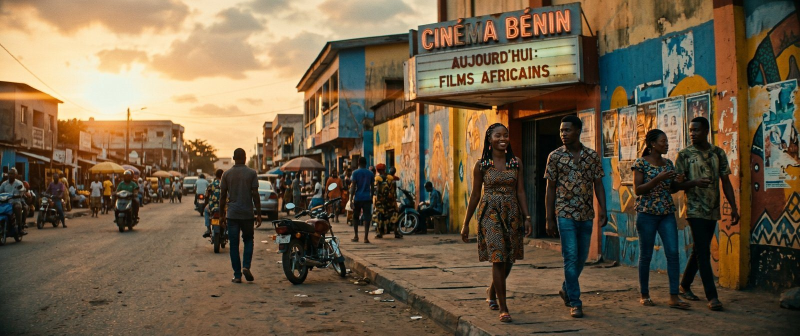
#> input picture assets/img/hero.jpg, 1600 x 672 px (shown at 1/2 size); its folder holds only this picture in this run
$ python process_images.py
#> lines starting #> are read from the running program, lines starting #| are printed output that depends on the picture
#> further down, im0 is the input picture: PIL image 1600x672 RGB; mean R, G, B 111.9, 94.2, 70.4
from PIL import Image, ImageEnhance, ImageFilter
import os, glob

SRC = "/home/user/benincine/assets/img"
OUT = "/home/user/benincine/assets/img"
os.makedirs(OUT, exist_ok=True)

def save(im, path, q=84):
    im.save(path, "JPEG", quality=q, optimize=True, progressive=True)
    return os.path.getsize(path)//1024

def fit_cover(im, w, h):
#> called with w = 1920, h = 1080
    sr, tr = im.width/im.height, w/h
#> sr = 2.38; tr = 1.78
    if sr > tr:
        nw = int(im.height * tr); box = ((im.width-nw)//2, 0, (im.width-nw)//2+nw, im.height)
#> after `nw = int(im.height * tr)`: nw = 1194
#> after `box = ((im.width - nw) // 2, 0, (im.width - nw) // 2 + nw, im.height)`: box = (203, 0, 1397, 672)
    else:
        nh = int(im.width / tr); box = (0, (im.height-nh)//3, im.width, (im.height-nh)//3+nh)
    return im.resize((512, int(512*(box[3]-box[1])/(box[2]-box[0]))), Image.LANCZOS, box=box).resize((w,h), Image.LANCZOS)
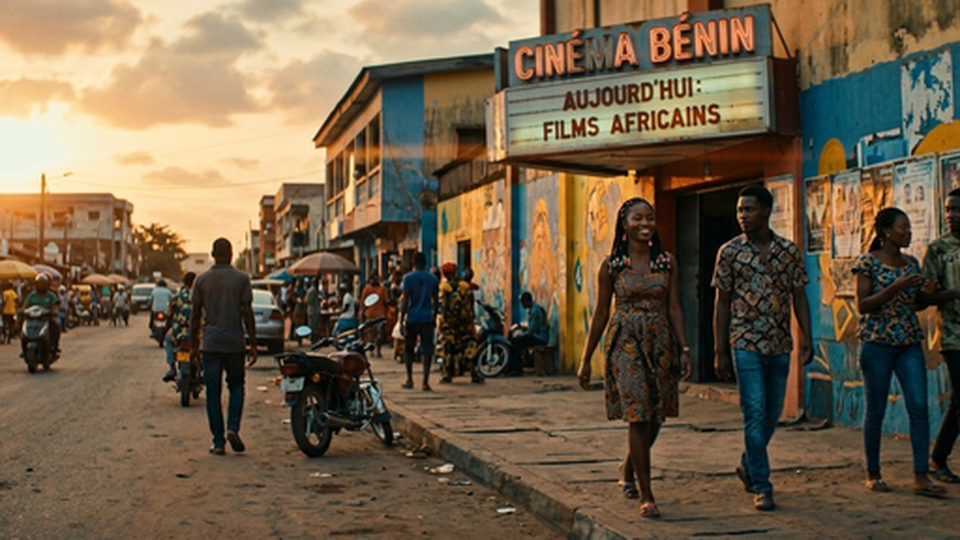
#> returned value: PIL image 1920x1080 RGB (shown at 1/2 size); mean R, G, B 114.7, 97.2, 73.7

report = []
for f in sorted(glob.glob(os.path.join(SRC, "*.jpg"))):
    name = os.path.basename(f)
    if name.startswith(("p-", "b-", "hero-", "og")) and name != "hero-cotonou.jpg":
        continue
    with Image.open(f) as im0:
        im = im0.convert("RGB")
        base = name.replace(".jpg", "")
        if name.startswith("poster-"):
            slug = base.replace("poster-", "")
            # 2:3 poster
            p = fit_cover(im, 600, 900)
            p = ImageEnhance.Sharpness(p).enhance(1.15)
            s1 = save(p, f"{OUT}/p-{slug}.jpg", 84)
            # small card variant
            s2 = save(p.resize((400,600), Image.LANCZOS), f"{OUT}/p-{slug}@sm.jpg", 78)
            # 16:9 backdrop from poster (top-weighted crop, slight blur to hide upscale)
            b = fit_cover(im, 1280, 720)
            b = b.filter(ImageFilter.GaussianBlur(1.2))
            b = ImageEnhance.Color(b).enhance(1.08)
            s3 = save(b, f"{OUT}/b-{slug}.jpg", 80)
            report.append((f"p-{slug}.jpg", f"{s1}KB  sm:{s2}KB  b:{s3}KB", p.size))
        else:
            slug = base
            w = fit_cover(im, 1920, 1080).filter(ImageFilter.GaussianBlur(0.6))
            s = save(w, f"{OUT}/hero-{slug}-wide.jpg", 82)
#> s = 241
            s0 = save(im.resize((1600,672), Image.LANCZOS), f"{OUT}/hero-{slug}.jpg", 84)
#> s0 = 223
            report.append((f"hero-{slug}", f"{s}KB / {s0}KB", (1920,1080)))

for r in report: print(r)
#> this loop made 1 pass
#> r on pass 1: ('hero-hero', '241KB / 223KB', (1920, 1080))
#| ('hero-hero', '241KB / 223KB', (1920, 1080))
